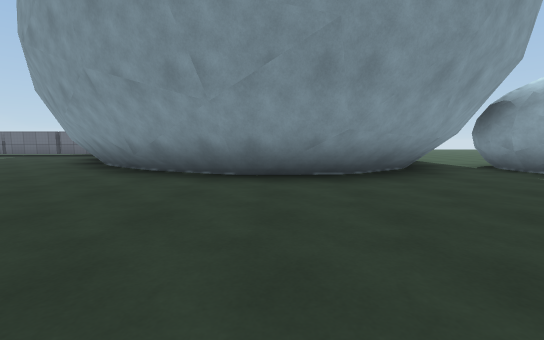
View 1 (above)

16 first-person views from a walk through a 3-D level made in the Unity game engine. The camera is 1.2 m above the floor, tilts 6° down and sees 90° across. The floor is counted in squares, 2 m on a side. Each view is taken from the middle of a square. On the plan, view 1 faces up. The plan holds only what a view shows up to about 9 squares ahead; the rest is blank. The place goes on beyond the plan. The player character is not drawn. Surface patterns are stand-ins for the level's own textures.

View 2
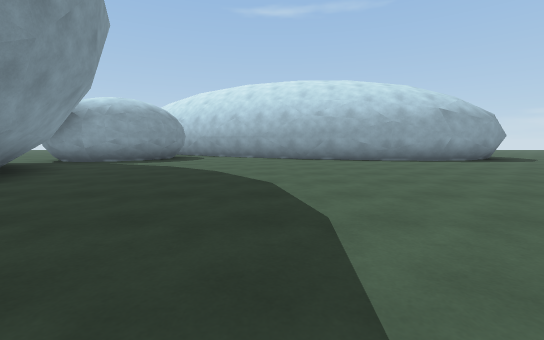

View 3
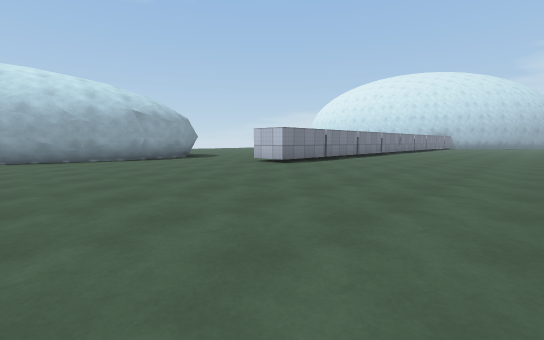

View 4
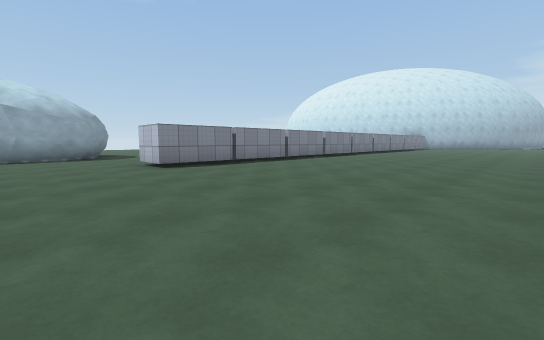

View 5
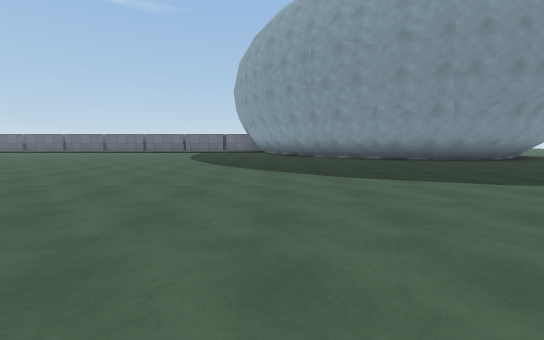

View 6
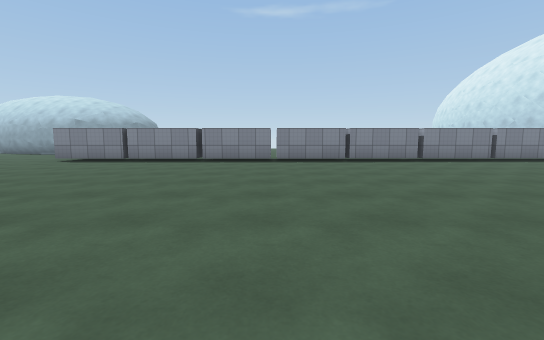

View 7
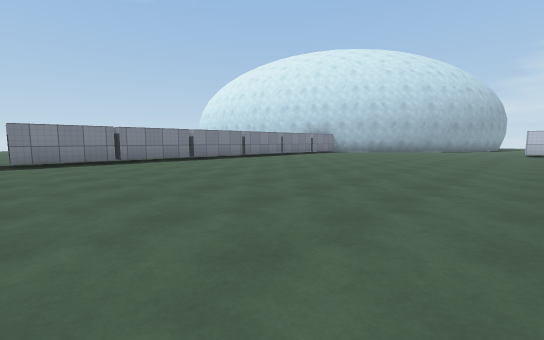

View 8
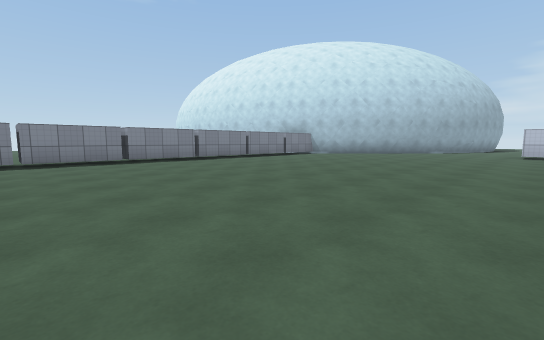

View 9
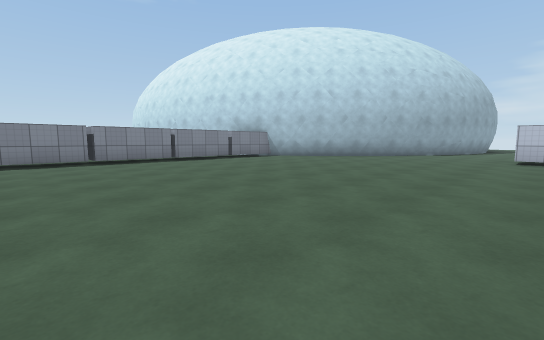

View 10
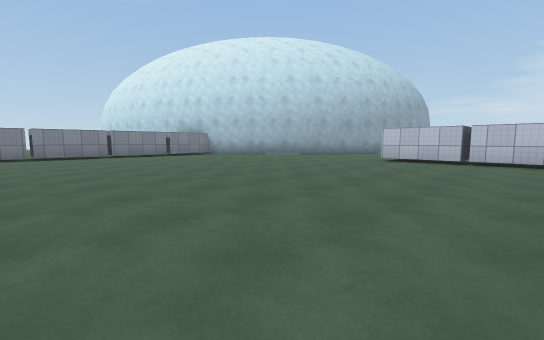

View 11
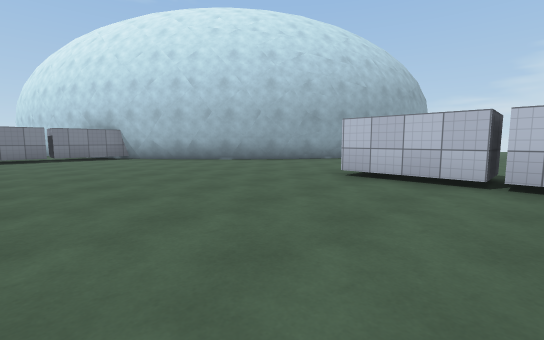

View 12
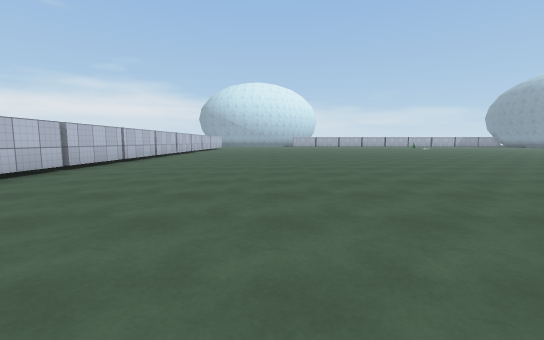

View 13
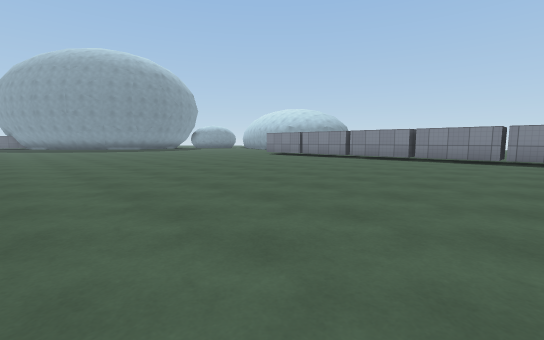

View 14
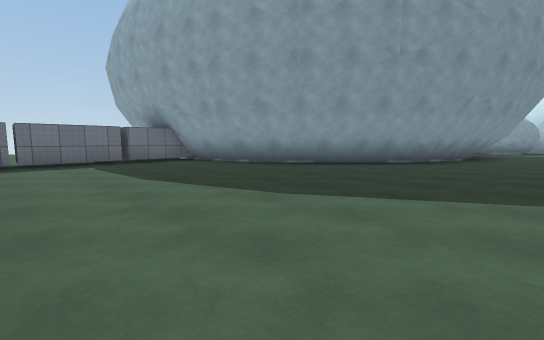

View 15
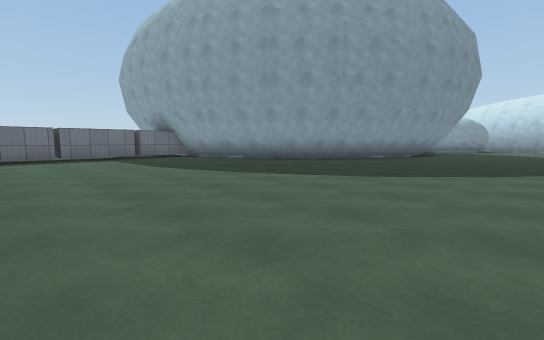

View 16
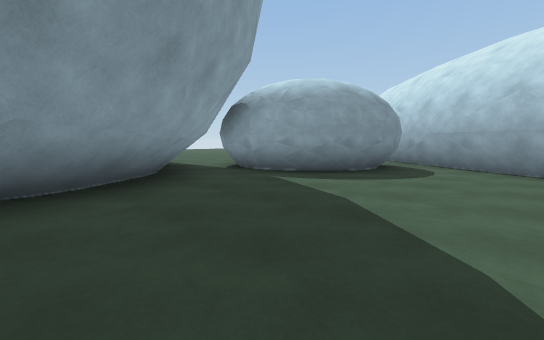

### Floor plan
Key: @ floor where view 1 was taken; # wall or solid block; . floor; T thing the floor can be seen under or through.
Columns run from 12 left of view 1 to 9 right of it. Each row starts with its distance up from view 1.
 12  #  #
 11 ######
 10 .....##
  9 ......#          ..
  8 ......##         ..
  7 .......##        .
  6 ........##     TTT
  5 .........######T.##
  4 ............##....####
  3 .....................#
  2 ....................##
  1 ...................##
  0   ..........@......
 -1    ................
 -2     ..............#
 -3     ..............#
 -4       . ..........#
 -5        ...........#
 -6     .. ...........#
 -7     ..............#
 -8     .........##....
 -9     .........##
-10     ..........#
-11     ..........#
-12     ..........#
-13     ..........#
-14     ..........#.
-15     ..........#.
-16 ..  ..........#.
-17 ... ..........#.
-18 .... .........#.
-19 ..............#.
-20 ..............#.
-21 ..............#.
-22 ..............#
-23 ..............#
-24 ..............#
-25 ..............#
-26 ..............#
-27 .............##
-28 ............##
-29 ######.....##
-30   ........##

Where each view was taken, in squares from view 1:
view 1: 0 up, 0 right, facing up
view 2: 0 up, 3 left, facing right
view 3: 2 down, 4 left, facing down-right
view 4: 5 down, 5 left, facing down-right
view 5: 4 down, 6 left, facing up
view 6: 14 down, 7 left, facing right
view 7: 14 down, 7 left, facing down-right
view 8: 16 down, 7 left, facing down-right
view 9: 19 down, 7 left, facing down-right
view 10: 20 down, 10 left, facing down-right
view 11: 24 down, 9 left, facing down-right
view 12: 24 down, 3 left, facing left
view 13: 17 down, 8 left, facing up-right
view 14: 3 up, 11 left, facing up-right
view 15: 1 up, 12 left, facing up-right
view 16: 1 up, 1 right, facing up-right
